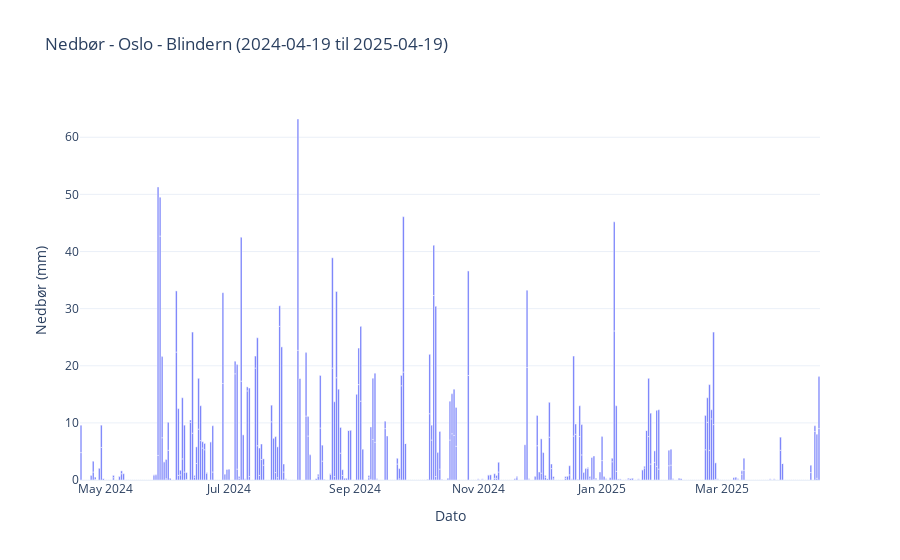

This figure's notebook cell:
### Code cell
element_id = "sum(precipitation_amount P1D)"
element_name = "Nedbør"
unit = "mm"

def plot_weather_Barplot(df, element_name, station_name, start_date, end_date, unit=""):
    if df.empty:
        print("Ingen data å vise.")
        return

    fig = px.bar(
        df,
        x="date",
        y="value",
        title=f"{element_name} - {station_name} ({start_date} til {end_date})",
        labels={"date": "Dato", "value": f"{element_name} ({unit})"},
        template="plotly_white"
    )

    fig.update_traces(
        hovertemplate="Dato: %{x|%Y-%m-%d}<br>Verdi: %{y:.1f} {unit}"
    )
    fig.update_layout(
        xaxis_title="Dato",
        yaxis_title=f"{element_name} ({unit})",
        hovermode="x unified",
        showlegend=False
    )

    fig.show()

json_data = fetch_weather_data(client_id, station_id, start_date, end_date, [element_id])
df = parse_weather_data(json_data, element_id)
plot_weather_Barplot(df, element_name, "Oslo - Blindern", start_date, end_date, unit)

### Figure 1 — Plotly figure (JSON) as saved in the notebook; plotly's stock layout.template omitted (floating-point values rounded to 4 significant figures; data arrays with more than 128 entries replaced by an {"elided": "..."} marker saying what was removed)
{"data": [{"hovertemplate": "Dato: %{x|%Y-%m-%d}<br>Verdi: %{y:.1f} {unit}", "legendgroup": "", "marker": {"color": "#636efa", "pattern": {"shape": ""}}, "name": "", "orientation": "v", "showlegend": false, "textposition": "auto", "type": "bar", "x": {"elided": "730 str values"}, "xaxis": "x", "y": {"elided": "730 float values"}, "yaxis": "y"}], "layout": {"barmode": "relative", "hovermode": "x unified", "legend": {"tracegroupgap": 0}, "showlegend": false, "title": {"text": "Nedbør - Oslo - Blindern (2024-04-19 til 2025-04-19)"}, "xaxis": {"anchor": "y", "domain": [0, 1], "title": {"text": "Dato"}}, "yaxis": {"anchor": "x", "domain": [0, 1], "title": {"text": "Nedbør (mm)"}}}}
